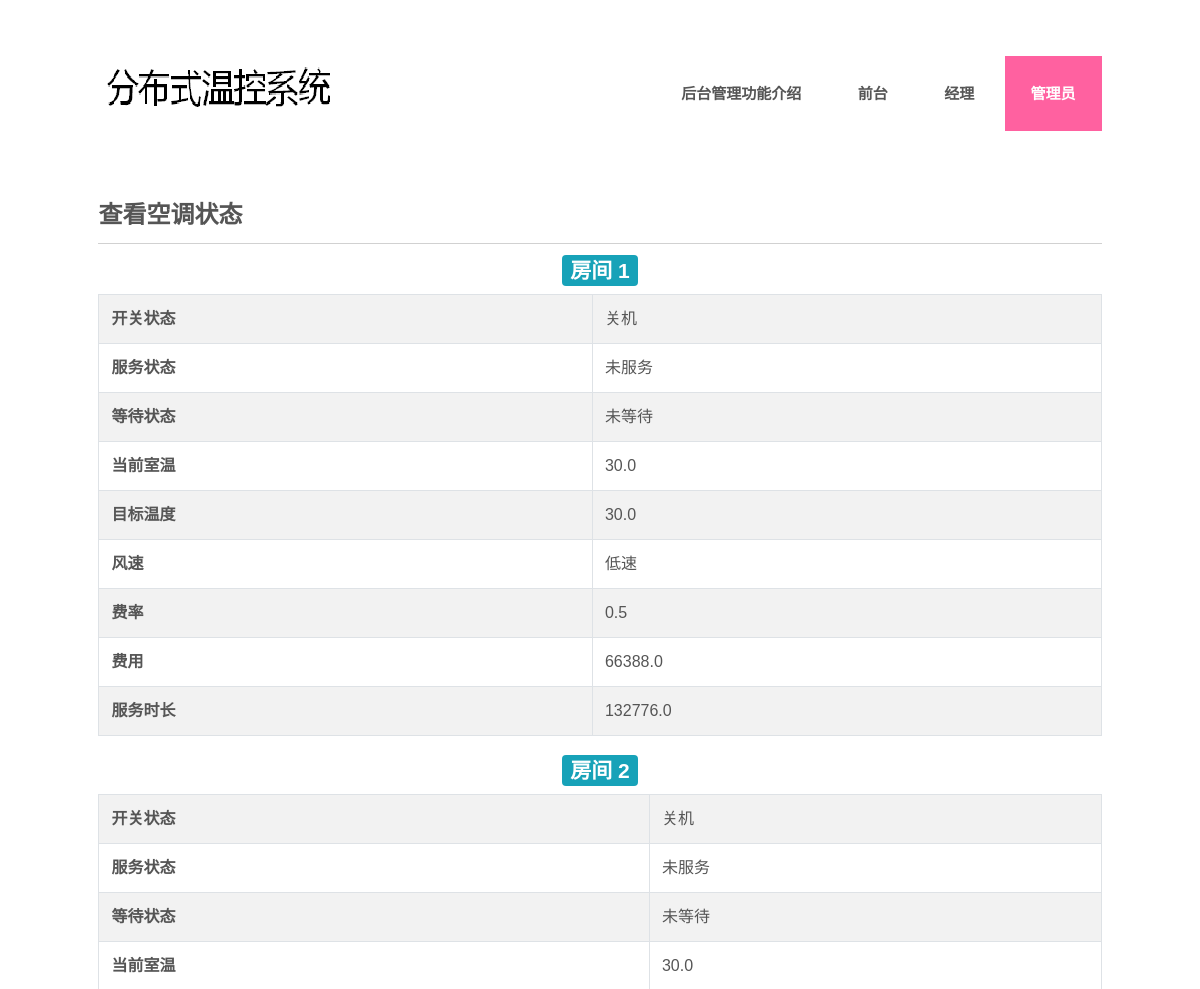
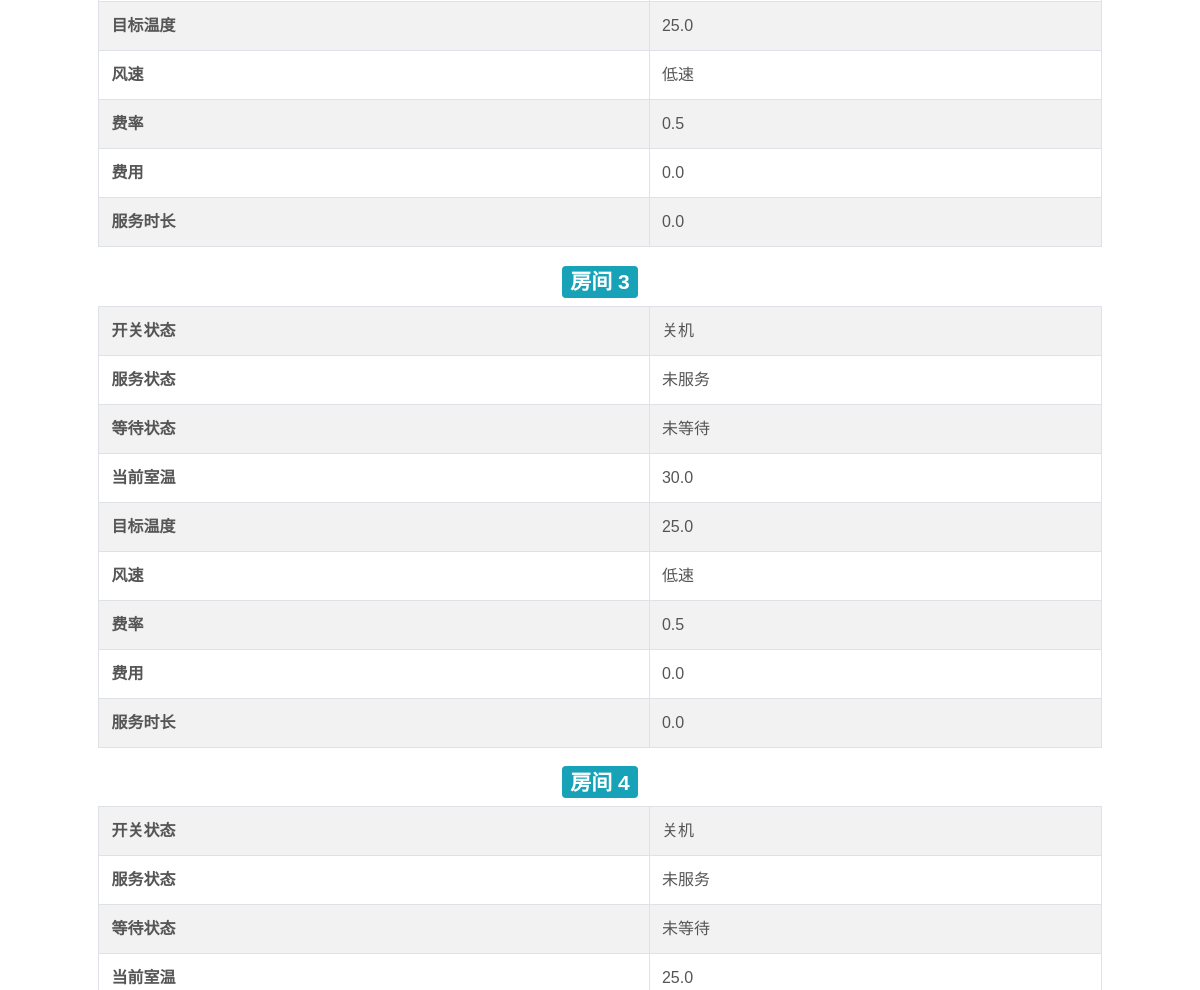
The page /server/manager_check_state/ (upper part) on the database as committed earlier (2 pictures, top to bottom).
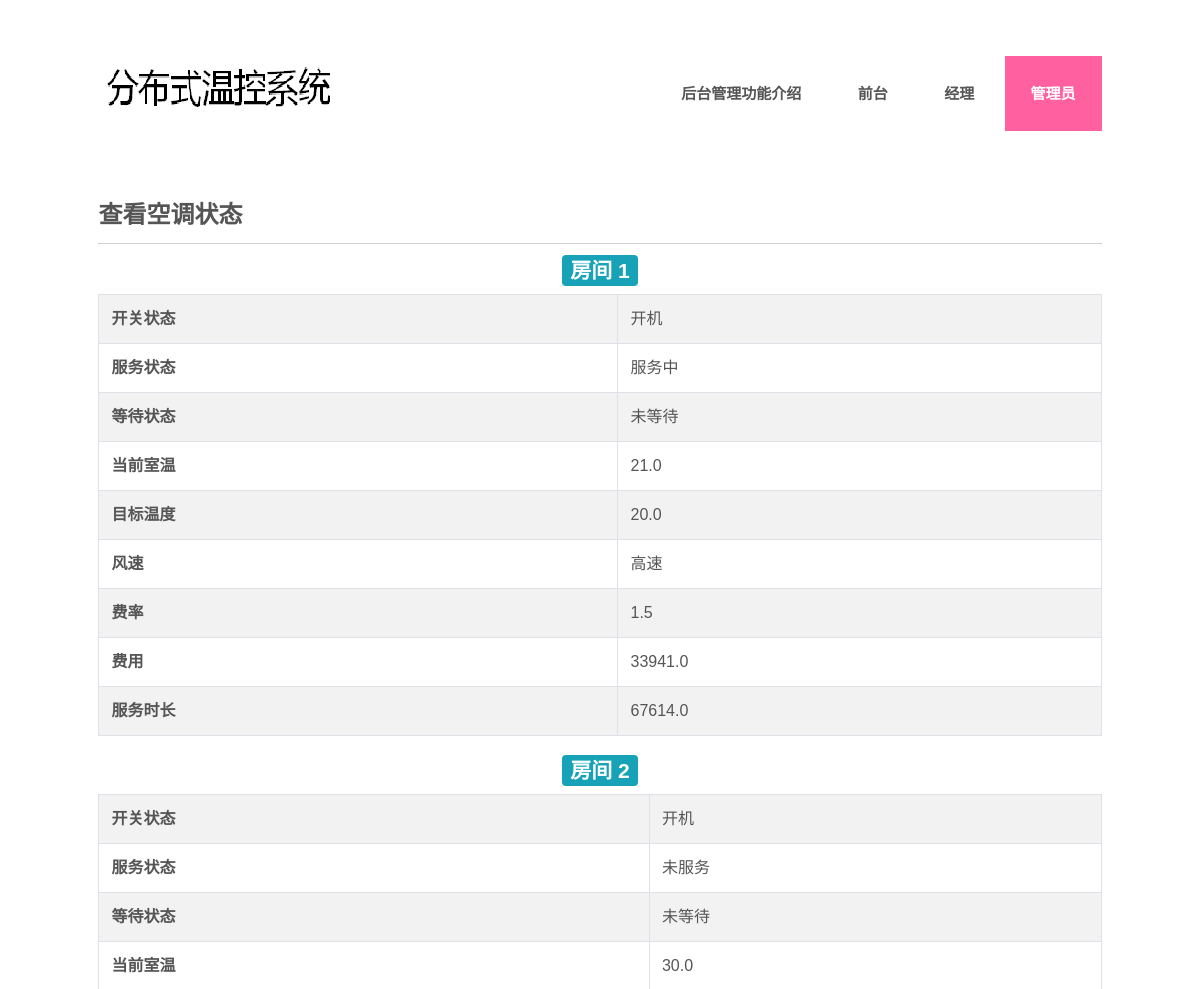
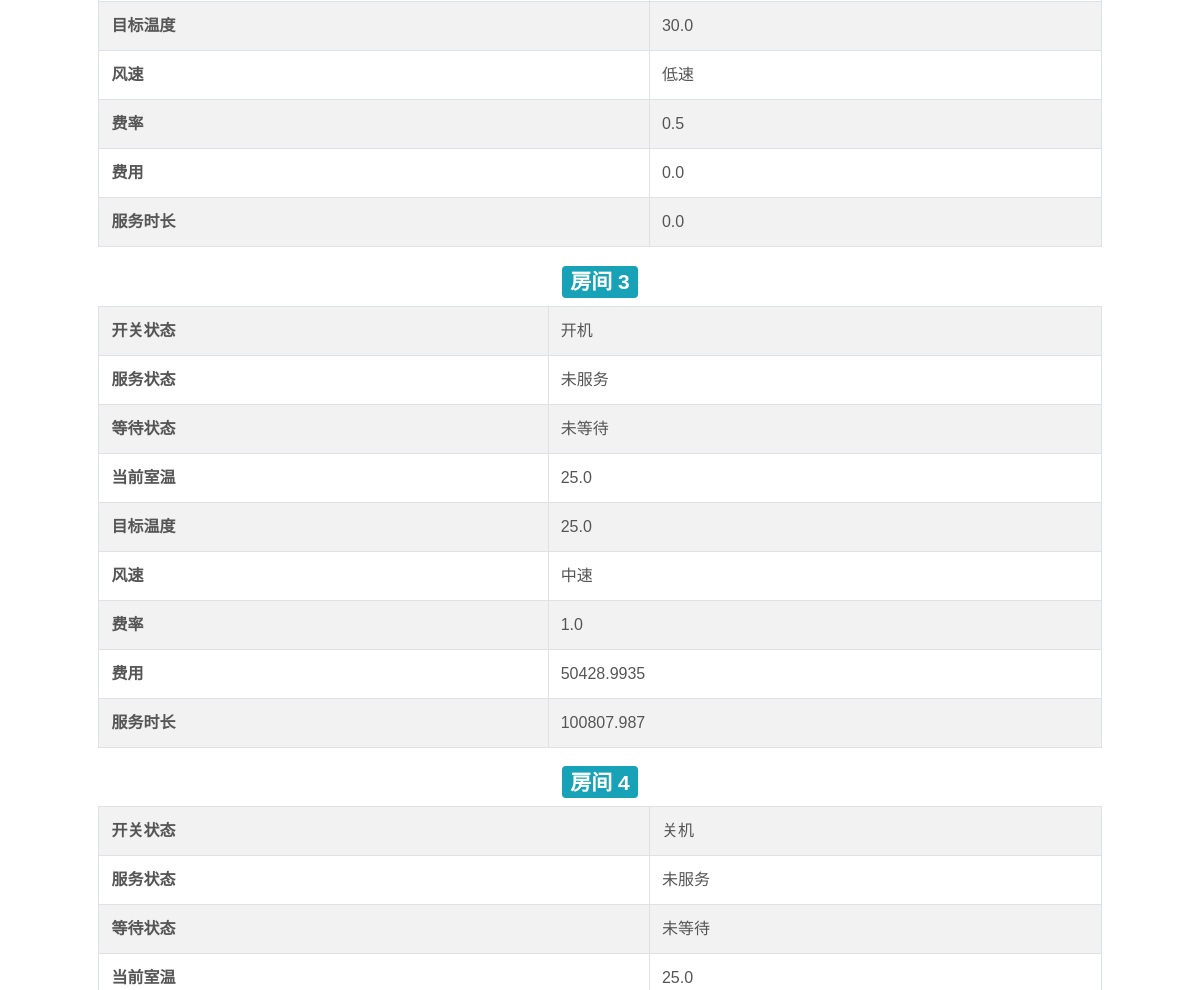
The same page on the database as committed later (2 pictures, top to bottom).
### server/models.py (models this page shows)
class Basic(models.Model):
    fan_speed = models.IntegerField(default=0)  # 0:低速风 1:中速风 2:高速风
    fee_rate = models.FloatField(default=1)
    fee = models.FloatField(default=0)
    class Meta:
        abstract = True

class Room(Basic):
    room_id = models.IntegerField(primary_key=True)
    state_working = models.BooleanField(default=False)
    state_serving = models.BooleanField(default=False)
    state_waiting = models.BooleanField(default=False)
    current_temp = models.FloatField(default=25)
    target_temp = models.FloatField(default=25)
    serving_duration = models.FloatField(default=0)
    channel_name = models.CharField(max_length=100, default='')
    last_serving_time = models.DateTimeField(default=timezone.now)
    init_cur_temp = models.FloatField(default=25)
    is_timer = models.BooleanField(default=False)
    for_timer_weight = models.FloatField(default=0)  # 时长-风速*10000

### server/views.py (the view)
# urls.py: path('manager_check_state/', views.manager_check_state, name='manager_check_state'),
def manager_check_state(request):
    room = Room.objects.all()
    return render(request, 'manager_check_state.html', {'room': room})

### templates/manager_check_state.html (shortened to what this page needs)
<!DOCTYPE HTML>
<html lang="en">
<head>
<link rel="stylesheet" href="https://cdn.staticfile.org/twitter-bootstrap/4.1.0/css/bootstrap.min.css">
<link href="/static/css/style.css" rel="stylesheet" type="text/css" media="all" />
</head>
<body>
<div class="wrap">
    <div class="wrapper">
        <div class="header">
            <div class="logo">
                <a href="{% url 'index' %}"><img src="/static/images/logo.png" alt=""></a>
            </div>
            <div class="cssmenu">
                <ul>
                    <li><a href="{% url 'index' %}">后台管理功能介绍</a></li>
                    <li><a href="{% url 'reception' %}">前台</a></li>
                    <li><a href="{% url 'boss' %}">经理</a></li>
                    <li class="active"><a href="{% url 'manager' %}">管理员</a></li>
                 </ul>
            </div>
        </div>
        <div class="main1">
            <div class="content">
            <h2>查看空调状态</h2>
            </div>
            {% for r in room %}
            <h3 style="text-align:center",id={{ r.room_id }}><span class="badge badge-info">房间 {{ r.room_id }}</span></h3>
            <table class="table table-striped table-bordered">
            <tr>
                <td><b>开关状态</b></td>
                {% if r.state_working %}
                <td>开机</td>
                {% else %}
                <td>关机</td>
                {% endif %}
            </tr>
             <tr>
                <td><b>服务状态</b></td>
                {% if r.state_serving %}
                <td>服务中</td>
                {% else %}
                <td>未服务</td>
                {% endif %}
            </tr>
             <tr>
                <td><b>等待状态</b></td>
                {% if r.state_waiting %}
                <td>等待中</td>
                {% else %}
                <td>未等待</td>
                {% endif %}
            </tr>
            <tr>
                <td><b>当前室温</b></td>
                <td>{{ r.current_temp }}</td>
            </tr>
            <tr>
                <td><b>目标温度</b></td>
                <td>{{ r.target_temp }}</td>
            </tr>
            <tr>
                <td><b>风速</b></td>
                {% if r.fan_speed == 0 %}
                    <td>低速</td>
                {% elif r.fan_speed == 1 %}
                    <td>中速</td>
                {% else %}
                    <td>高速</td>
                {% endif %}
            </tr>
            <tr>
                <td><b>费率</b></td>
                <td>{{ r.fee_rate }}</td>
            </tr>
            <tr>
                <td><b>费用</b></td>
                <td>{{ r.fee }}</td>
            </tr>
            <tr>
                <td><b>服务时长</b></td>
                <td>{{ r.serving_duration }}</td>
            </tr>
            </table>
            {% endfor %}
        </div>
    </div>
</div>
</body>
</html>

Rows that differ between the two databases and show on the page:
changed Room id 1: current_temp "30.0" → "21.0"; target_temp "30.0" → "20.0"; fee_rate "0.5" → "1.5"; fee "66388.0" → "33941.0"; serving_duration "132776.0" → "67614.0"; state_working "关机" → "开机"; state_serving "未服务" → "服务中"; fan_speed "低速" → "高速"
changed Room id 2: target_temp "25.0" → "30.0"; state_working "关机" → "开机"
changed Room id 3: current_temp "30.0" → "25.0"; fee_rate "0.5" → "1.0"; fee "0.0" → "50428.9935"; serving_duration "0.0" → "100807.987"; state_working "关机" → "开机"; fan_speed "低速" → "中速"
